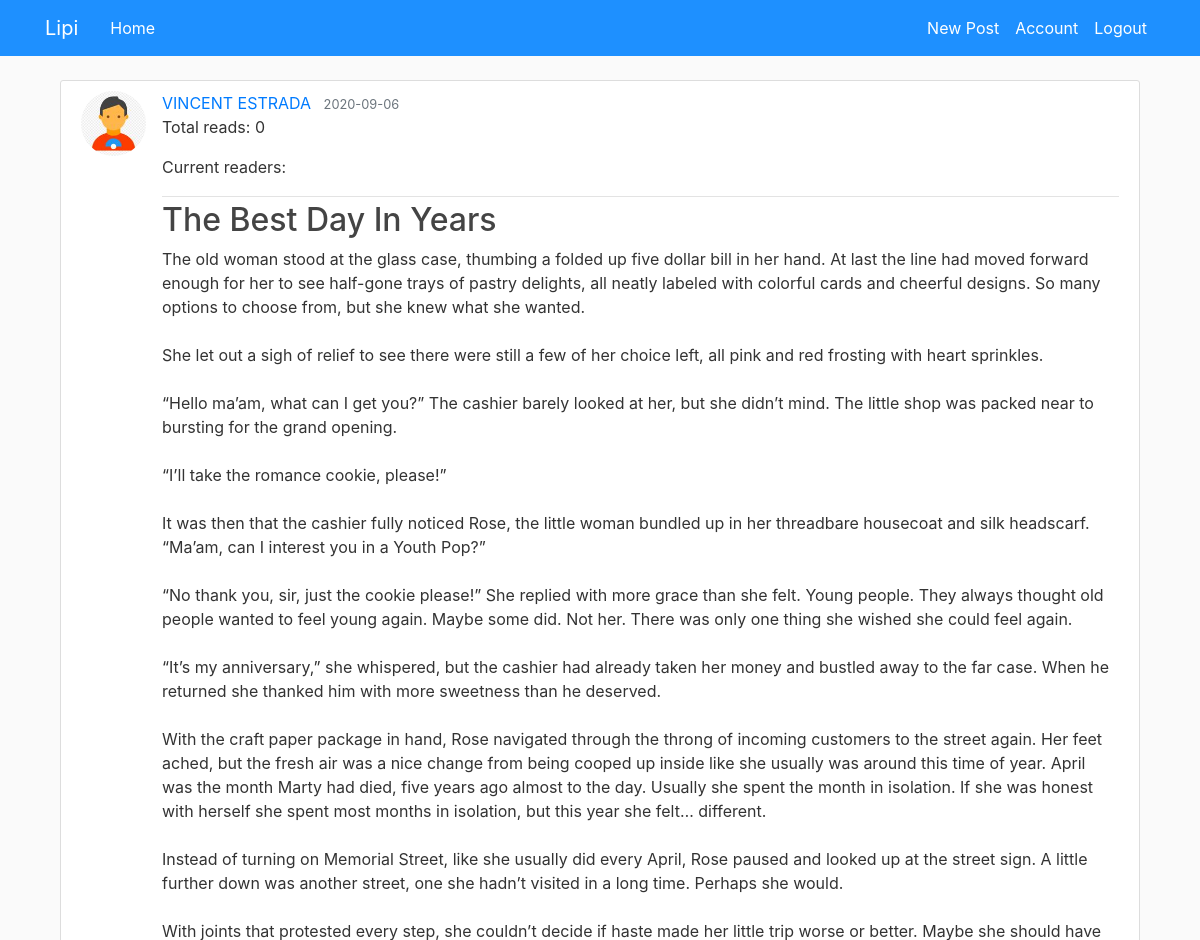
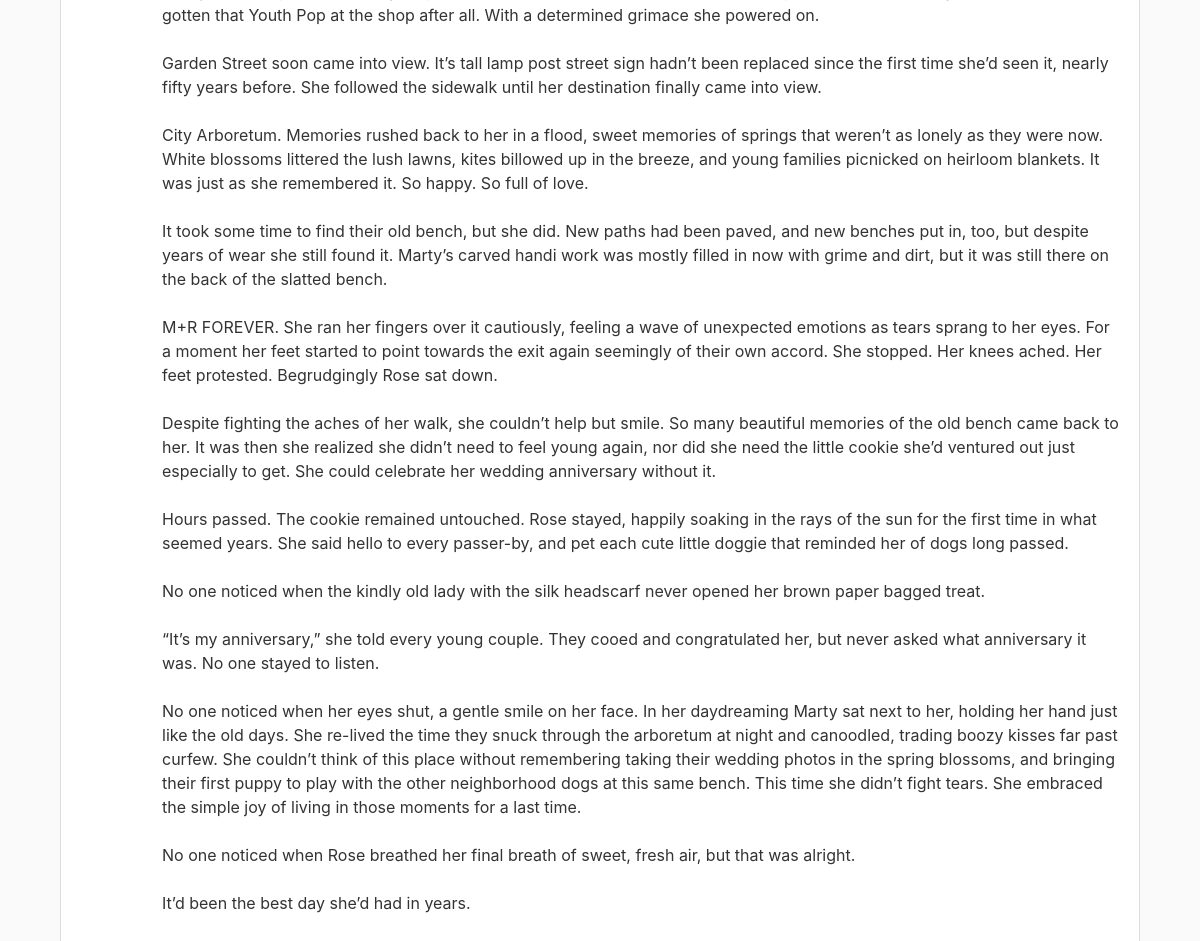
The app's page /post/1 (signed in) with its own data (2 pictures, top to bottom).
### flaskblog/models.py (models this page shows, shortened)
class User(db.Model, UserMixin):
    id = db.Column(db.Integer, primary_key=True)
    username = db.Column(db.String(20), unique=True, nullable=False)
    email = db.Column(db.String(120), unique=True, nullable=False)
    image_file = db.Column(db.String(20), nullable=False, default='default.jpg')
    password = db.Column(db.String(60), nullable=False)
    posts = db.relationship('Post', backref='author', lazy=True)
    current_url = db.Column(db.String(100), default='')

class Post(db.Model):
    id = db.Column(db.Integer, primary_key=True)
    title = db.Column(db.String(100), nullable=False)
    date_posted = db.Column(db.DateTime, nullable=False, default=datetime.utcnow)
    content = db.Column(db.Text, nullable=False)
    user_id = db.Column(db.Integer, db.ForeignKey('user.id'), nullable=False)
    total_views = db.Column(db.Integer, default=0)
    usernames = db.Column(db.String(2000), default='')

### flaskblog/posts/routes.py (the view)
@posts.route("/post/<int:post_id>")
@login_required
def post(post_id):
    post = Post.query.get_or_404(post_id)
    if current_user.username not in post.usernames.split(','):
        post.total_views += 1
        post.usernames += current_user.username + ','
    current_user.current_url = "/post/" + str(post_id)
    db.session.commit()
    current_view = 100
    return render_template('post.html', title=post.title, post=post, total_views = post.total_views, current_views= current_view)

### flaskblog/models.py (called while the page is built)
@login_manager.user_loader
def load_user(user_id):
    return User.query.get(int(user_id))

### flaskblog/templates/post.html (shortened to what this page needs)
{% extends "layout.html" %}
{% block content %}
  <article class="media content-section">
    <img class="rounded-circle article-img" src="{{ url_for('static', filename='profile_pics/' + post.author.image_file) }}">
    <div class="media-body">
      <div class="article-metadata">
        <a class="mr-2" href="{{ url_for('users.user_posts', username=post.author.username) }}">{{ post.author.username }}</a>
        <small class="text-muted">{{ post.date_posted.strftime('%Y-%m-%d') }}</small>
          <div>
            <p class="article-content">Total reads: {{ post.total_views }}</p>
        <p >Current readers:  </p>
          </div>
      </div>
      <h2 class="article-title">{{ post.title }}</h2>
      <p class="article-content">{{ post.content }}</p>
    </div>
  </article>
{% endblock content %}

### flaskblog/static/main.css (style rules this page uses)
body { background: #fafafa; color: #333333; margin-top: 5rem; }
h1, h2, h3, h4, h5, h6 { color: #444444; }
.content-section { background: #ffffff; padding: 10px 20px; border: 1px solid #dddddd; border-radius: 3px; margin-bottom: 20px; }
.article-title { color: #444444; }
.article-content { white-space: pre-line; }
.article-img { height: 65px; width: 65px; margin-right: 16px; }
.article-metadata { padding-bottom: 1px; margin-bottom: 4px; border-bottom: 1px solid #e3e3e3 }

### records on screen
User: image_file (picture), author.username "VINCENT ESTRADA"
Post: date_posted "2020-09-06", total_views "0", title "The Best Day In Years", content "The old woman stood at the glass case, thumbing a folded up five dollar bill in her hand. At last the line had moved forward enough for her to see half-gone trays of pastry delights, all neatly labeled with colorful cards and cheerful designs. So many options to choose from, but she knew what she wanted. She let out a sigh of relief to see there were still a few of her choice left, all pink and red frosting with heart sprinkles. “Hello ma’am, what can I get you?” The cashier barely looked at her, but she didn’t mind. The little shop was packed near to bursting for the grand opening. “I’ll take the romance cookie, please!” It was then that the cashier fully noticed Rose, the little woman…"
